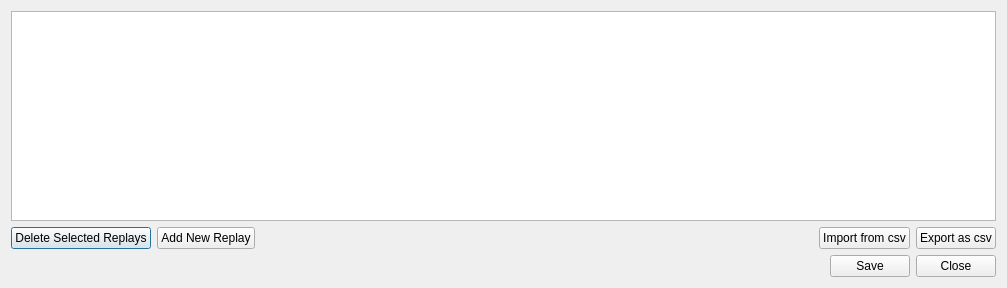
<?xml version="1.0" encoding="UTF-8"?>
<ui version="4.0">
 <class>Dialog</class>
 <widget class="QDialog" name="Dialog">
  <property name="geometry">
   <rect>
    <x>0</x>
    <y>0</y>
    <width>1007</width>
    <height>288</height>
   </rect>
  </property>
  <property name="windowTitle">
   <string>Manage Replays</string>
  </property>
  <layout class="QGridLayout" name="gridLayout">
   <item row="0" column="0">
    <widget class="QTableWidget" name="tblReplays"/>
   </item>
   <item row="1" column="0">
    <layout class="QVBoxLayout" name="verticalLayout">
     <item>
      <layout class="QHBoxLayout" name="horizontalLayout">
       <item>
        <widget class="QPushButton" name="deleteSelectedReplaysButton">
         <property name="text">
          <string>Delete Selected Replays</string>
         </property>
        </widget>
       </item>
       <item>
        <widget class="QPushButton" name="addNewReplayButton">
         <property name="text">
          <string>Add New Replay</string>
         </property>
        </widget>
       </item>
       <item>
        <spacer name="horizontalSpacer">
         <property name="orientation">
          <enum>Qt::Horizontal</enum>
         </property>
         <property name="sizeHint" stdset="0">
          <size>
           <width>40</width>
           <height>20</height>
          </size>
         </property>
        </spacer>
       </item>
       <item>
        <widget class="QPushButton" name="buttonImport">
         <property name="text">
          <string>Import from csv</string>
         </property>
        </widget>
       </item>
       <item>
        <widget class="QPushButton" name="buttonExport">
         <property name="text">
          <string>Export as csv</string>
         </property>
        </widget>
       </item>
      </layout>
     </item>
     <item>
      <layout class="QHBoxLayout" name="horizontalLayout_2">
       <item>
        <spacer name="horizontalSpacer_2">
         <property name="orientation">
          <enum>Qt::Horizontal</enum>
         </property>
         <property name="sizeHint" stdset="0">
          <size>
           <width>40</width>
           <height>20</height>
          </size>
         </property>
        </spacer>
       </item>
       <item>
        <widget class="QPushButton" name="buttonSave">
         <property name="text">
          <string>Save</string>
         </property>
        </widget>
       </item>
       <item>
        <widget class="QPushButton" name="btnOK">
         <property name="text">
          <string>Close</string>
         </property>
        </widget>
       </item>
      </layout>
     </item>
    </layout>
   </item>
  </layout>
 </widget>
 <resources/>
 <connections/>
</ui>
